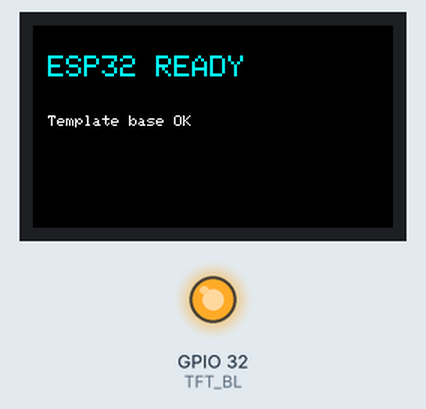
Simulated run of this sketch. Board: ESP32. Shown: 240×135 colour display, output pins drawn as LEDs (lit = HIGH).

Above: at 0.2 s.

The sketch:

esp32-lcd-base.ino
```cpp
#include <Adafruit_GFX.h>
#include <Adafruit_ST7789.h>
#include <SPI.h>

// ===== TFT =====
#define TFT_MOSI 23
#define TFT_SCLK 18
#define TFT_CS   15
#define TFT_DC    2
#define TFT_RST   4
#define TFT_BL   32

Adafruit_ST7789 tft =
  Adafruit_ST7789(TFT_CS, TFT_DC, TFT_RST);

void setup() {

  Serial.begin(115200);

  pinMode(TFT_BL, OUTPUT);
  digitalWrite(TFT_BL, HIGH);

  SPI.begin(TFT_SCLK, -1, TFT_MOSI, TFT_CS);

  tft.init(135, 240);
  tft.setRotation(1);

  tft.fillScreen(ST77XX_BLACK);

  tft.setTextColor(ST77XX_CYAN);
  tft.setTextSize(2);
  tft.setCursor(10, 20);
  tft.println("ESP32 READY");

  tft.setTextSize(1);
  tft.setTextColor(ST77XX_WHITE);
  tft.setCursor(10, 60);
  tft.println("Template base OK");
}

void loop() {
  delay(1000);
}
```
